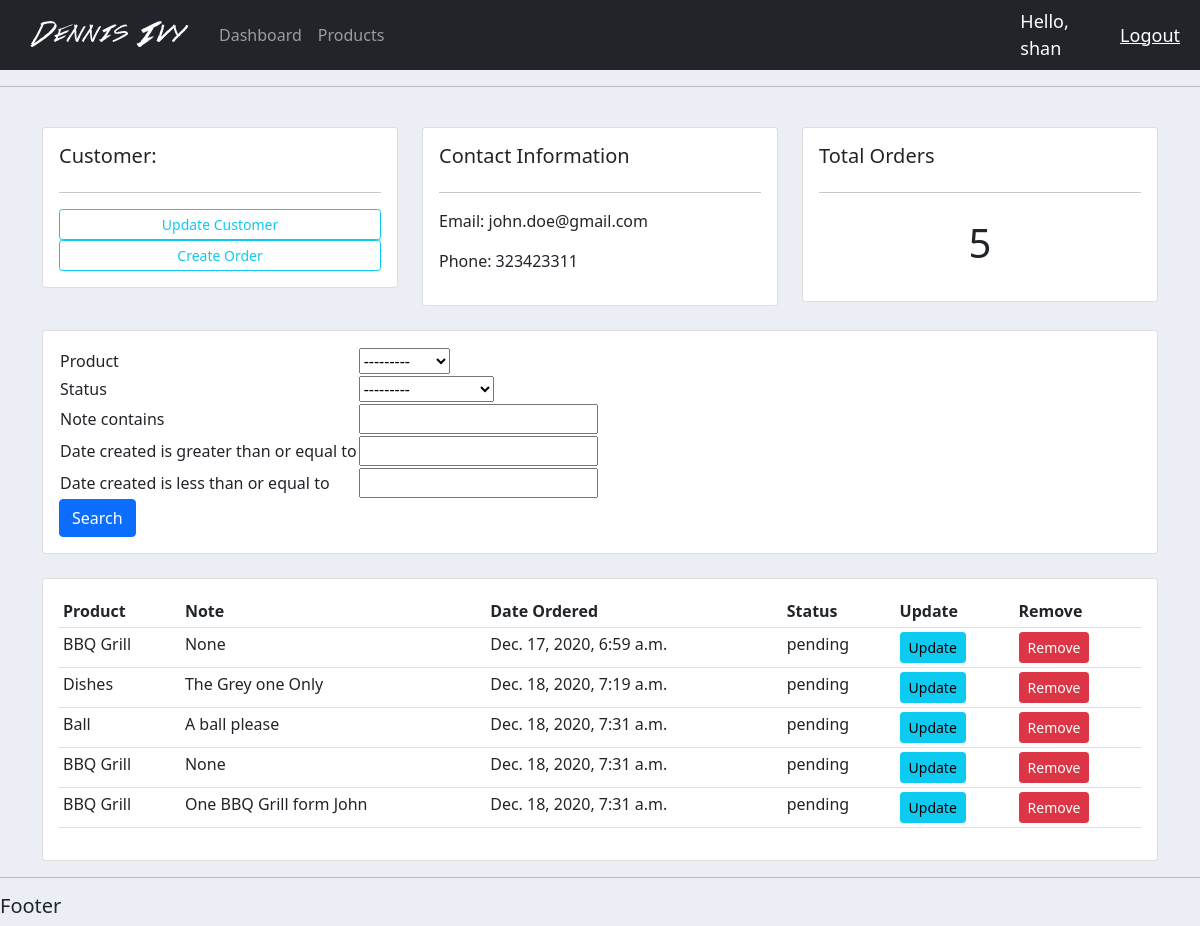
/customer/2 (signed in), run on the app's committed database.
### accounts/models.py (models this page shows, shortened)
class Customer(models.Model):
    user = models.OneToOneField(User, null=True, blank=True, on_delete=models.CASCADE)
    name = models.CharField(max_length=200, null=True)
    phone = models.CharField(max_length=200, null=True)
    mail = models.EmailField(max_length=200, null=True)
    profile_pic = models.ImageField(default="profile1.png",null=True, blank=True)
    date_created = models.DateTimeField(auto_now_add=True, null=True)

class Order(models.Model):
    STATS = (
        ('pending', 'Pending'),
        ('Out of Delivery', 'Out of Delivery'),
        ('Delivered', 'Delivered'),
    )
    customer = models.ForeignKey(Customer, null=True, on_delete=models.SET_NULL)
    product = models.ForeignKey(Product, null=True, on_delete=models.SET_NULL)
    date_created = models.DateTimeField(auto_now_add=True, null=True)
    status = models.CharField(max_length=200, null=True, choices=STATS)
    note = models.CharField(max_length=200, null=True)

class Product(models.Model):
    CATS = (
        ('indoor', 'Indoor'),
        ('outdoor', 'OutDoor'),
    )
    name = models.CharField(max_length=200)
    price = models.FloatField(null=True)
    category = models.CharField(max_length=200, null=True, choices=CATS)
    description = models.CharField(max_length=200, null=True, blank=True)
    date_created = models.DateTimeField(auto_now_add=True, null=True)
    tag = models.ManyToManyField(Tag)
    def __str__(self):
        return self.name

### accounts/decorators.py (the view)
        def wrapper_func(request, *args, **kwargs):
            group = None
            if request.user.groups.exists():
                group = request.user.groups.all()[0].name
            if group in allowed_roles:
                return view_func(request, *args, **kwargs)
            else:
                return HttpResponse("You are not authorize to view this page")

### accounts/views.py (called while the page is built)
@login_required(login_url='login')
@allowed_users(allowed_roles=['admins'])
def customer(request, pk):
    oneCustomer = Customer.objects.get(id=pk)
    orders = oneCustomer.order_set.all()
    orders_count = orders.count()
    myFilter = OrderFilter(request.GET, queryset=orders)
    orders = myFilter.qs
    context = {
        'customer': oneCustomer,
        'orders': orders,
        'orders_count': orders_count,
        'myFilter': myFilter
    }
    return render(request, 'accounts/customer.html', context)

### accounts/templates/accounts/customer.html
{% extends 'accounts/base.html' %}
{% block content %}
<br>
<div class="row">
    <div class="col-md">
        <div class="card card-body">
            <h5>Customer:</h5>
            <hr>
            <a class="btn btn-outline-info  btn-sm btn-block" href="">Update Customer</a>
            <a class="btn btn-outline-info  btn-sm btn-block" href="{% url 'create_order' customer.id %}">Create Order</a>
        </div>
    </div>
    <div class="col-md">
        <div class="card card-body">
            <h5>Contact Information</h5>
            <hr>
            <p>Email: {{ customer.mail }} </p>
            <p>Phone: {{ customer.phone }}</p>
        </div>
    </div>
    <div class="col-md">
        <div class="card card-body">
            <h5>Total Orders</h5>
            <hr>
            <h1 style="text-align: center;padding: 10px">{{ orders_count }}</h1>
        </div>
    </div>
</div>
<br>
<div class="row">
    <div class="col">
        <div class="card card-body">
            <form method="get">
                    <table>
                    {% for input in myFilter.form %}
                        <tr>
                            <td>{{ input.label }}</td>
                            <td>{{input}}</td>
                        </tr>
                    {% endfor %}
                    </table>
                <button class="btn btn-primary" type="submit">Search</button>
            </form>
        </div>
    </div>
</div>
<br>
<div class="row">
    <div class="col-md">
        <div class="card card-body">
            <table class="table table-sm">
                <tr>
                    <th>Product</th>
                    <th>Note</th>
                    <th>Date Ordered</th>
                    <th>Status</th>
                    <th>Update</th>
                    <th>Remove</th>
                </tr>
                {% for order in orders %}
                <tr>
                    <td>{{ order.product.name }}</td>
                    <td>{{ order.note }}</td>
                    <td>{{ order.date_created }}</td>
                    <td>{{ order.status }}</td>
                    <td><a class="btn btn-sm btn-info" href="{% url 'update_order' order.id %}">Update</a></td>
                    <td><a class="btn btn-sm btn-danger" href="{% url 'delete_order' order.id %}">Remove</a></td>
                </tr>
                {% endfor %}
            </table>
        </div>
    </div>
</div>
{% endblock %}l

### accounts/templates/accounts/navbar.html (shortened to what this page needs)
{% load static %}
<nav class="navbar navbar-expand-lg navbar-dark bg-dark">
    <div class="container-fluid">
        <img src="{% static 'images/logo.png' %}">
        <div class="collapse navbar-collapse" id="navbarNav">
            <ul class="navbar-nav">
                {% if request.user.is_staff %}
                <li class="nav-item">
                    <a class="nav-link" href="{% url 'dashboard' %}">Dashboard</a>
                </li>
                <li class="nav-item">
                    <a class="nav-link" href="{% url 'products' %}">Products</a>
                </li>
                {% else %}
                <li class="nav-item">
                    <a class="nav-link" href="{% url 'settings' %}">Settings</a>
                </li>
                {% endif %}
            </ul>
        </div>
    </div>
    <span class="hello-msg">Hello, {{ request.user }}</span>
    <span><a class="hello-msg" href="{% url 'logout' %}">Logout</a></span>
</nav>

### static/css/style.css (style rules this page uses)
body { background-color: #ebeff5; }

### accounts/templates/accounts/navbar.html (style rules this page uses)
.hello-msg { font-size: 18px; color: #fff; margin-right: 20px; }

### data on the page
Customer: mail "john.doe@gmail.com", phone "323423311"
Order: product.name "BBQ Grill", note "None", date_created "Dec. 17, 2020, 6:59 a.m.", status "pending"
Order: product.name "Dishes", note "The Grey one Only", date_created "Dec. 18, 2020, 7:19 a.m.", status "pending"
Order: product.name "Ball", note "A ball please", date_created "Dec. 18, 2020, 7:31 a.m.", status "pending"
Order: product.name "BBQ Grill", note "None", date_created "Dec. 18, 2020, 7:31 a.m.", status "pending"
Order: product.name "BBQ Grill", note "One BBQ Grill form John", date_created "Dec. 18, 2020, 7:31 a.m.", status "pending"

### other printed values
{{ request.user }} "shan"
{{ orders_count }} "5"
{{ input.label }} "Product" "Status" "Note contains" "Date created is greater than or equal to" "Date created is less than or equal to"
